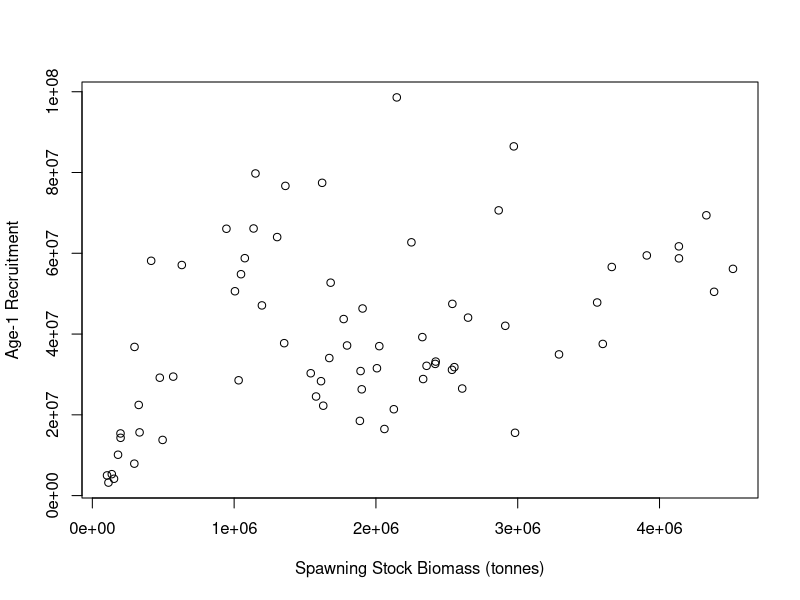
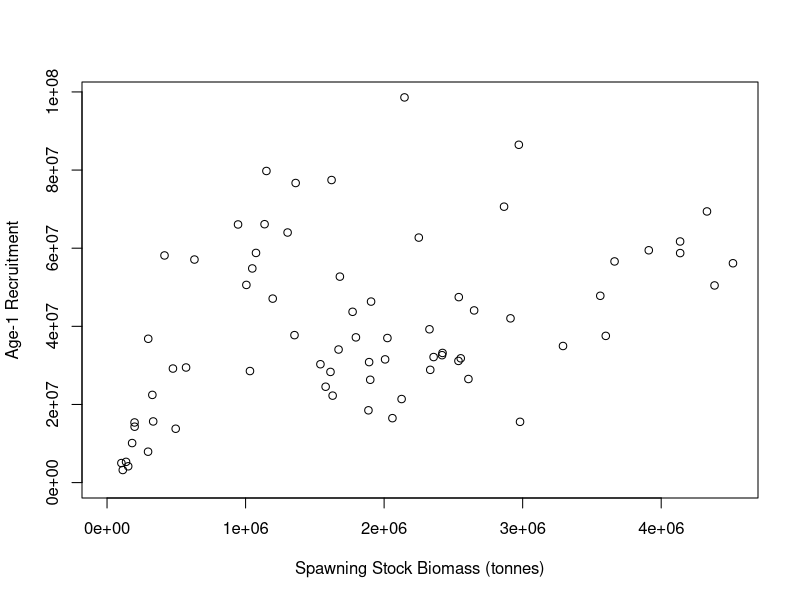
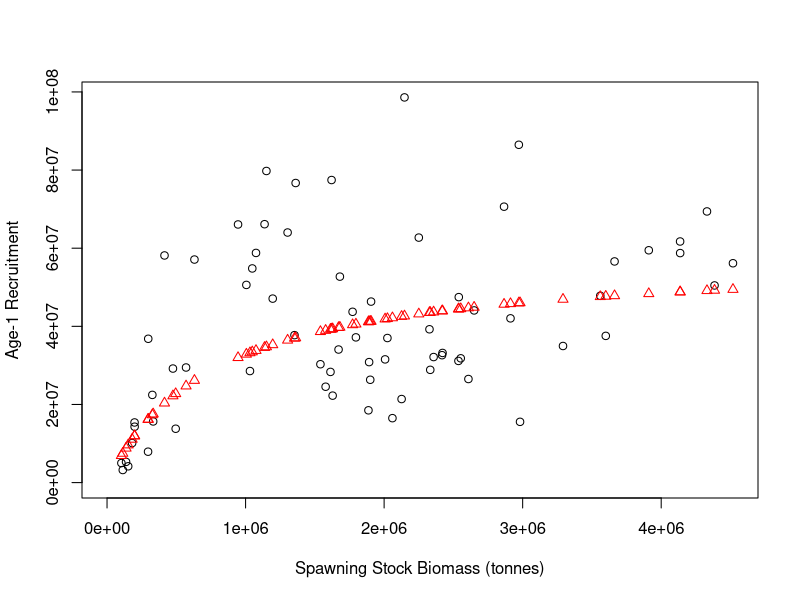
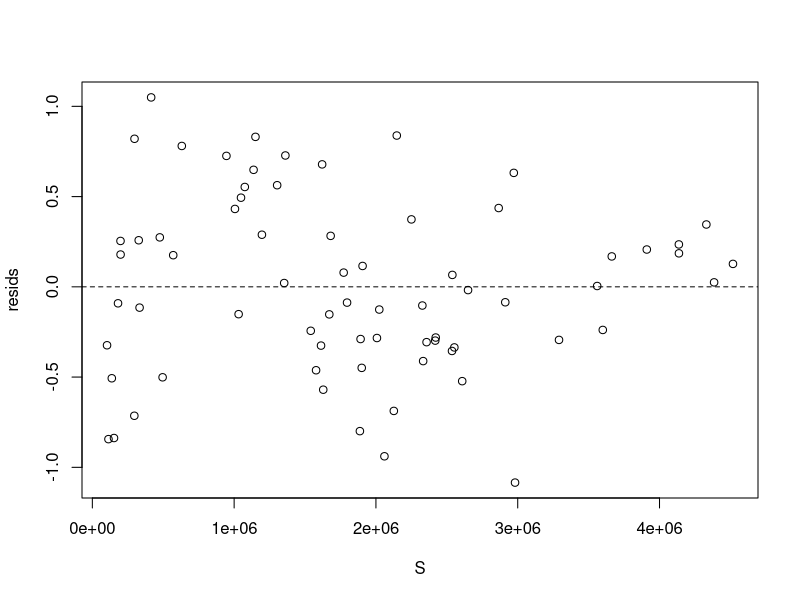
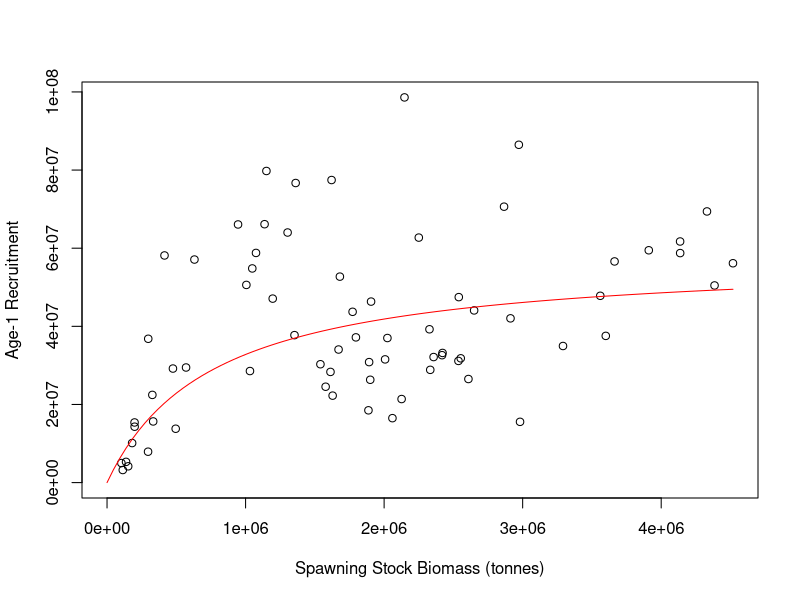
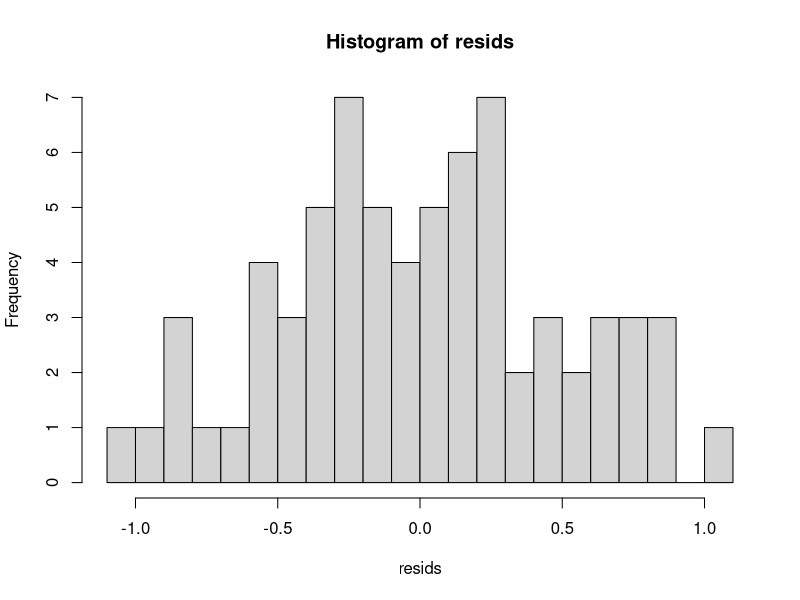
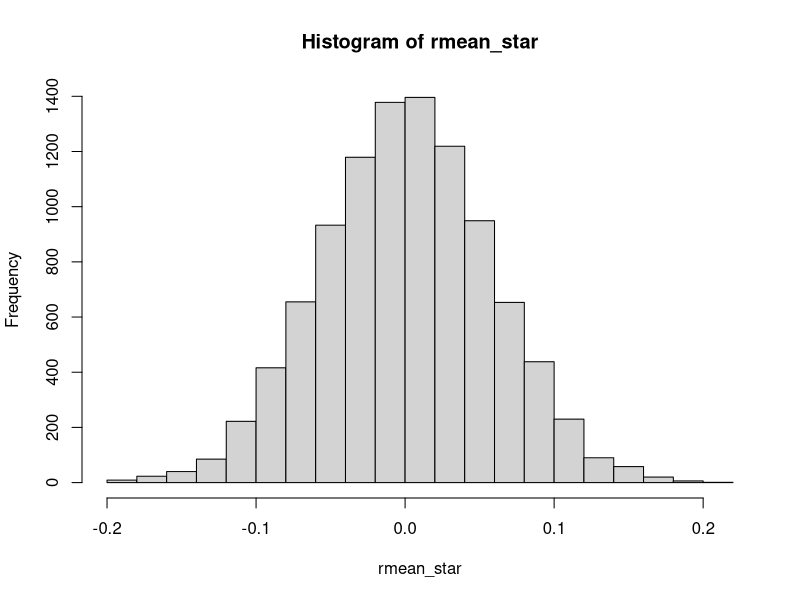
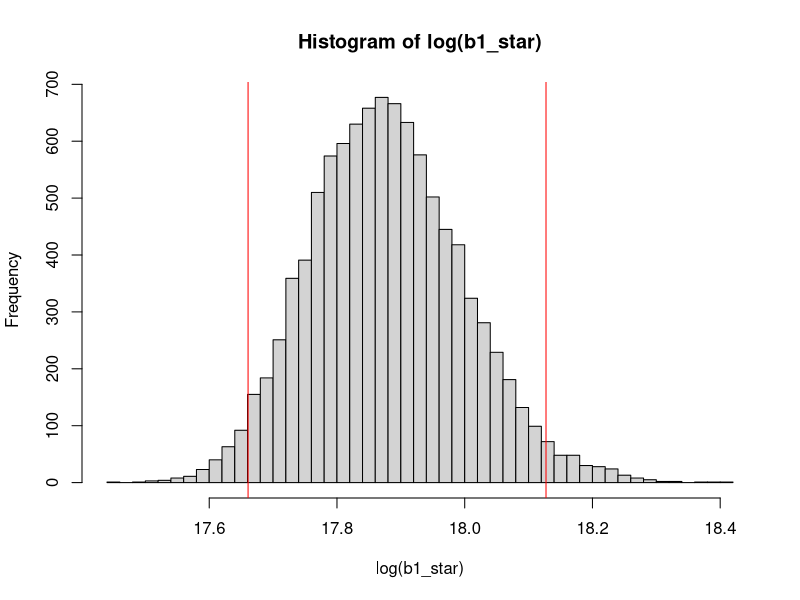

Here is the R script that generated these plots, in order:
# Fitting Models to Data in R

# Colin Millar, modified from Iago Mosqueira and Ernesto Jardim

# This script shows the steps followed to fit a stock-recruitment model to
# in the file 'north_sea_herring_SR.csv'


#==============================================================================
# Load and explore data
#==============================================================================

# load data from comma-separated file to data.frame
herring <- read.csv(file = 'data/north_sea_herring_SR.csv', header = TRUE)

# take a look at what we have
head(herring) # this looks at the first 6 rows
str(herring) # this lets us inspect what the columns contain

# lets rename some columns because I am lazy and want the code to be
# readable and easier to type
names(herring)
names(herring) <- c("yc", "ssb", "rec")
head(herring)

# to access the diffrent columns use '$' i.e to see the SSB values:
herring$ssb
# and to see observed recruitment
herring$rec

# initial plot of SSB vs. recruits
plot(rec ~ ssb,
     data = herring, # look in herring for x and y values
     xlab = 'Spawning Stock Biomass (tonnes)',
     ylab = 'Age-1 Recruitment')


# probably better to set x and y limits to start at zero
plot(rec ~ ssb,
     data = herring, # look in herring for x and y values
     xlim = c(0, max(ssb)), # set x limits
     ylim = c(0, max(rec)), # set y limits
     xlab = 'Spawning Stock Biomass (tonnes)',
     ylab = 'Age-1 Recruitment')


###############################################################################
# We are now going to demonstrate the same techniques employed in the spreadsheet
# solution to the assignment
###############################################################################

#==============================================================================
# Beverton and holt recruitmet model R=b1*S/(b2+S)
#==============================================================================


#------------------------------------------------------------------------------
# (1) Calculate predicted R for each year
# Rpred = b1 * S / (b2 + S)
#------------------------------------------------------------------------------

# starting values for b1 and b2
b1 <- 1000000
b2 <- 300000

# set up the other variables (i.e. S)
S <- herring$ssb

Rpred <- b1 * S / (b2 + S)

#------------------------------------------------------------------------------
# (2) Calculate log residuals, Ln(obs/pred)
#------------------------------------------------------------------------------

# assigne observed recruitment
Robs <- herring$rec

resids <- log(Robs / Rpred) # = log(Robs) - log(Rpred)

# note that in R, log is the natural log:
?log # see the help file for the log function
log(exp(1))
log(exp(10))

#------------------------------------------------------------------------------
# (3) Calculate sum of squared residuals
#------------------------------------------------------------------------------

?sum # see the help file for sum
ssq_resids <- sum(resids^2)

#------------------------------------------------------------------------------
# (4) Minimize sum-of-squares with solver by adjusting b1 and b2
#------------------------------------------------------------------------------

# to do this, we need to set up a function that takes
# b1 and b2 as input, and returns the sums of squared residuals

# in R a function is a collection of steps: i.e.
add <- function(b1, b2) {
  b1 + b2
}
add(1, 2)
# 3

# the sums of squares function is collection of the previous 3 steps:
ssq <- function(b1, b2) {
  # 1. Calculate predicted R for each year
  Rpred <- b1 * S / (b2 + S)
  # 2. Calculate log residuals, Ln(obs/pred)
  resids <- log(Robs / Rpred)
  # 3. Calculate sum of squared residuals
  ssq_resids <- sum(resids^2)

  # return
  ssq_resids
}

# lets test this out:
ssq(b1, b2)
ssq(1000000, 300000)
ssq(1000000, 200000)

# now we need to search over lots of values for b1 and b2 to
# find the minimum.
# There are lots of ways to do this, we will first look at the optim function.
# the help file for optim is:
?optim

ssq_optim <- function(par) {
  b1 <- par[1]
  b2 <- par[2]

  ssq(b1, b2)
}

# use c to combine the starting values into a vector
?c
par0 <- c(1000000, 300000)

# lets test the new ssq funciton
ssq_optim(par0)

# lets run it..
opt <- optim(par0, ssq_optim)

opt


#------------------------------------------------------------------------------
# (5) Plot observed and predicted R
#------------------------------------------------------------------------------

# get the parameter estimates from the optimisation
b1 <- opt$par[1]
b2 <- opt$par[2]

# predict recruitment
Rpred <- b1 * S / (b2 + S)

# plot
plot(Robs ~ S,
     xlim = c(0, max(S)), # set x limits
     ylim = c(0, max(Robs)), # set y limits
     xlab = 'Spawning Stock Biomass (tonnes)',
     ylab = 'Age-1 Recruitment')

# add predictions to the plot
points(Rpred ~ S, col = "red", pch = 2)


#------------------------------------------------------------------------------
# (6) Plot residuals
#------------------------------------------------------------------------------

# calculate residuals
resids <- log(Robs / Rpred)

# plot them
plot(resids ~ S)
# add in a reference line
abline(h = 0, lty = 2)





















###############################################################################
# We are now going to demonstrate the same solution, but taking advantage of
# the tools provided by a programming / scripting language
###############################################################################

#==============================================================================
# Beverton and holt recruitmet model R=b1*S/(b2+S)
#==============================================================================

#------------------------------------------------------------------------------
# (1) Calculate predicted R for each year
# Rpred = b1 * S / (b2 + S)
#------------------------------------------------------------------------------

# this time we will write a function to do this called bevholt
#  to be safe we will also pass in S
#  this way we know for sure wha values of S are being used

bevholt <- function(b, S) {
  b[1] * S / (b[2] + S)
}

# compute R at the starting values for b1 and b2
Rpred <- bevholt(c(1000000, 300000), S = herring$ssb)

# lets jump to step 4 ...

#------------------------------------------------------------------------------
# (4) Minimize sum-of-squares with solver by adjusting b1 and b2
#------------------------------------------------------------------------------

# now lets modify the ssq function to accept S and Robs,
# and use the function bevholt

# the sums of squares function is collection of the previous 3 steps:
ssq <- function(b, S, Robs) {
  # 1. Calculate predicted R for each year
  Rpred <- bevholt(b, S)
  # 2. Calculate log residuals, Ln(obs/pred)
  resids <- log(Robs / Rpred)
  # 3. Calculate sum of squared residuals
  ssq_resids <- sum(resids^2)

  # return
  ssq_resids
}

# lets test this out:
ssq(c(b1, b2), herring$ssb, herring$rec) # what to you notice this time?
ssq(c(1000000, 300000), herring$ssb, herring$rec)
ssq(c(1000000, 200000), herring$ssb, herring$rec)

# now we need to search over lots of values for b1 and b2 to
# find the minimum.

ssq_optim <- function(par, S, Robs) {
  b <- exp(par)

  ssq(b, S, Robs)
}

# use c to combine the starting values into a vector
par0 <- log(c(1000000, 300000))

# lets test the new ssq funciton
ssq_optim(par0, S = herring$ssb, Robs = herring$rec)

# lets run it..
opt <- optim(par0, ssq_optim, S = herring$ssb, Robs = herring$rec)

opt


#------------------------------------------------------------------------------
# (5) Plot observed and predicted R
#------------------------------------------------------------------------------

# predict recruitment over the full S range
Spred <- seq(0, max(herring$ssb), length.out = 100)
Rpred <- bevholt(exp(opt$par), S = Spred)

# plot
plot(rec ~ ssb,
     data = herring, # pass in data this time
     xlim = c(0, max(S)), # set x limits
     ylim = c(0, max(Robs)), # set y limits
     xlab = 'Spawning Stock Biomass (tonnes)',
     ylab = 'Age-1 Recruitment')

# add predictions to the plot as a line
lines(Rpred ~ Spred, col = "red", pch = 2)











###############################################################################
# We are now going to demonstrate a techniques for calculating confidence
# intervals
###############################################################################

# Bootstrapping is so called because it is like you are acheieving something
# from nothing.
#
# but in fact it is taking advantage of the fact that your samle of data
# contains information about how it varies...
#
# this can be seen from the residuals:

# lets run the fit again
fit <- optim(par0, ssq_optim, S = herring$ssb, Robs = herring$rec)

# and calculate the residuals
Rpred <- bevholt(exp(fit$par), herring$ssb)
resids <- log( herring$rec / Rpred)

# and plot a histogram
hist(resids, nclass = 20)

# the mean of the residuals is:
mean(resids)

# but is there not error in this?

# resample from this as if the resuduals are random and reclaculate the mean
r_star <- sample(resids,  replace = TRUE)
mean(r_star)

# do it again
r_star <- sample(resids, replace = TRUE)
mean(r_star)

# do it lots of times!
rmean_star <-
  replicate(10000, {
    r_star <- sample(resids, replace = TRUE)
    mean(r_star)
  })

hist(rmean_star)

#------------------------------------------------------------------------------
# so we are able to access the error inherent in the model fit?
#
# And we can propagate this through to the parameter estimates?
#------------------------------------------------------------------------------

# resample from the residuals as if the resuduals are random and reestimate the
# parameters
r_star <- sample(resids, replace = TRUE)
opt <- optim(par0, ssq_optim, S = herring$ssb, Robs = Rpred + r_star)
opt$par

# do it again
r_star <- sample(resids, replace = TRUE)
opt <- optim(par0, ssq_optim, S = herring$ssb, Robs = Rpred + r_star)
opt$par


# do it lots of times!
par_star <-
  replicate(10000, {
    r_star <- sample(resids, replace = TRUE)
    opt <- optim(par0, ssq_optim, S = herring$ssb, Robs = Rpred * exp(r_star),
                 method = "BFGS")
    opt$par
  })

# separate b1 and b2 bootstrap simulations for ease of inspection
b1_star <- exp(par_star[1,])
b2_star <- exp(par_star[2,])

# plot histograms of simulations
hist(log(b1_star), nclass = 50)
# add confidence intervals
abline(v = quantile(log(b1_star), c(0.025, 0.975)), col = "red")
quantile(b1_star, c(0.025, 0.975))

# what does the 2D bootstrap simulation look like?
plot(log(b1_star), log(b2_star), pch = ".", col = grey(.5, alpha = 0.5))

# a colourful 2d densty plot
image(MASS::kde2d(log(b1_star), log(b2_star), n = 400),
      xlab = "log b1", ylab = "log b2",
      xlim = quantile(log(b1_star), c(0.025, 0.975)),
      ylim = quantile(log(b2_star), c(0.025, 0.975)),
      main = "bootstraped uncertainty in parameter estimates")
# plot the least squares estimate
points(fit$par[1], fit$par[2], pch = 16, col = "blue")



# plot
# predict recruitment over the full S range
Spred <- seq(0, max(herring$ssb), length.out = 100)
Rpred <- apply(par_star, 2, function(x) bevholt(exp(x), S = Spred))

# plot a few curves to see the uncertainty in the relationship
matplot(Spred, Rpred[, sample(1:ncol(Rpred), 100)], type = "l", lty = 1, col = grey(0.5, alpha = 0.5),
        xlim = c(0, max(S)), # set x limits
        ylim = c(0, max(Robs)), # set y limits
        xlab = 'Spawning Stock Biomass (tonnes)',
        ylab = 'Age-1 Recruitment',
        main = "boostraped error in stock recruitment relationship")
# add the data
points(herring$ssb, herring$rec, type = "b", pch = 16, col = "red")




## residuals
